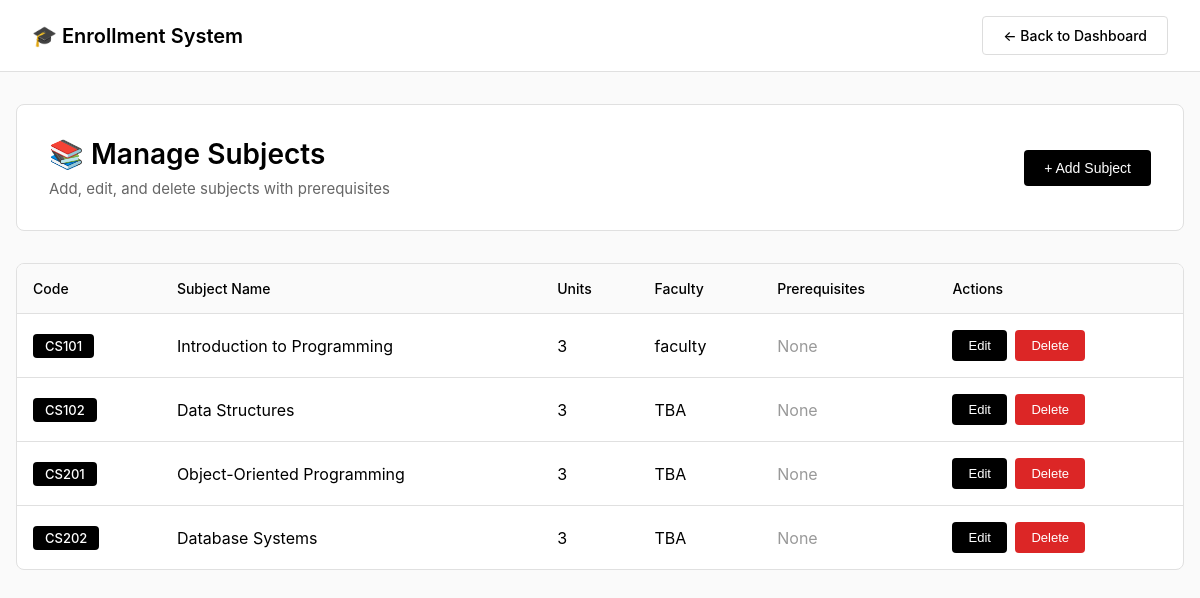
Screenshot of /admin/subjects.php (signed in) with the database file from the repository.
### tables this page shows
CREATE TABLE `subjects` (
  `id` int(11) NOT NULL,
  `subject_code` varchar(20) NOT NULL,
  `subject_name` varchar(100) NOT NULL,
  `description` text DEFAULT NULL,
  `units` int(11) NOT NULL DEFAULT 3,
  `faculty_id` int(11) DEFAULT NULL,
  `created_at` timestamp NOT NULL DEFAULT current_timestamp()
);

CREATE TABLE `users` (
  `id` int(11) NOT NULL,
  `username` varchar(50) NOT NULL,
  `password` varchar(255) NOT NULL,
  `full_name` varchar(100) NOT NULL,
  `email` varchar(100) NOT NULL,
  `user_type` enum('Student','Faculty','Administrator') NOT NULL,
  `profile_picture` varchar(255) DEFAULT NULL,
  `signature` varchar(255) DEFAULT NULL,
  `created_at` timestamp NOT NULL DEFAULT current_timestamp()
);

### admin/subjects.php (the view, shortened to what this page needs)
<?php
require_once '../config.php';
$query = $db->query("
    SELECT
        s.*,
        u.full_name as faculty_name,
        GROUP_CONCAT(ps.subject_name SEPARATOR ', ') as prerequisites
    FROM subjects s
    LEFT JOIN users u ON s.faculty_id = u.id
    LEFT JOIN prerequisites p ON s.id = p.subject_id
    LEFT JOIN subjects ps ON p.prerequisite_id = ps.id
    GROUP BY s.id
    ORDER BY s.subject_code
");
$subjects = $query->fetchAll();
?>
<!DOCTYPE html>
<html lang="en">
<head>
    <link rel="stylesheet" href="../css/main.css">
    <link rel="stylesheet" href="../css/admin.css">
</head>
<body>
    <nav class="navbar">
        <a href="../index.php" class="navbar-brand">🎓 Enrollment System</a>
        <a href="../index.php" class="btn btn-secondary">← Back to Dashboard</a>
    </nav>
    <div class="container">
        <div class="page-header">
            <div>
                <h1>📚 Manage Subjects</h1>
                <p>Add, edit, and delete subjects with prerequisites</p>
            </div>
            <button class="btn btn-primary" onclick="openModal()">+ Add Subject</button>
        </div>
        <div class="table-container">
            <table>
                <thead>
                    <tr>
                        <th>Code</th>
                        <th>Subject Name</th>
                        <th>Units</th>
                        <th>Faculty</th>
                        <th>Prerequisites</th>
                        <th>Actions</th>
                    </tr>
                </thead>
                <tbody>
                    <?php foreach ($subjects as $subject): ?>
                        <tr>
                            <td><span class="subject-code-badge"><?php echo htmlspecialchars($subject['subject_code']); ?></span></td>
                            <td><?php echo htmlspecialchars($subject['subject_name']); ?></td>
                            <td><?php echo $subject['units']; ?></td>
                            <td><?php echo htmlspecialchars($subject['faculty_name'] ?? 'TBA'); ?></td>
                            <td>
                                <?php if ($subject['prerequisites']): ?>
                                    <?php foreach (explode(', ', $subject['prerequisites']) as $prereq): ?>
                                        <span class="prereq-tag"><?php echo htmlspecialchars($prereq); ?></span>
                                    <?php endforeach; ?>
                                <?php else: ?>
                                    <span style="color: #999;">None</span>
                                <?php endif; ?>
                            </td>
                            <td>
                                <button class="btn btn-primary btn-sm" onclick='editSubject(<?php echo json_encode($subject); ?>)'>Edit</button>
                                <form method="POST" style="display: inline;" onsubmit="return confirm('Delete this subject?');">
                                    <button type="submit" class="btn btn-danger btn-sm">Delete</button>
                                </form>
                            </td>
                        </tr>
                    <?php endforeach; ?>
                </tbody>
            </table>
        </div>
    </div>
</body>
</html>

### css/main.css (style rules this page uses)
* { margin: 0; padding: 0; box-sizing: border-box; }
body { font-family: -apple-system, BlinkMacSystemFont, 'Segoe UI', sans-serif; background: #fafafa; min-height: 100vh; color: #000; }
.navbar { background: white; padding: 1rem 2rem; border-bottom: 1px solid #e0e0e0; display: flex; justify-content: space-between; align-items: center; }
.navbar-brand { font-size: 1.25rem; font-weight: 600; color: #000; text-decoration: none; }
.container { max-width: 1200px; margin: 0 auto; padding: 2rem 1rem; }
.btn { display: inline-block; padding: 0.625rem 1.25rem; background: #000; color: white; text-decoration: none; border-radius: 4px; border: none; cursor: pointer; font-size: 0.875rem; transition: opacity 0.2s; font-weight: 500; }
.btn-secondary { background: white; color: #000; border: 1px solid #ddd; }
.btn-primary { background: #000; color: white; }
.btn-danger { background: #dc2626; }
.btn-sm { padding: 0.5rem 1rem; font-size: 0.813rem; }
.page-header { background: white; border: 1px solid #e0e0e0; border-radius: 8px; padding: 2rem; margin-bottom: 2rem; }
.page-header h1 { color: #000; margin-bottom: 0.5rem; font-size: 1.75rem; font-weight: 600; }
.page-header p { color: #666; font-size: 0.938rem; }

### css/admin.css (style rules this page uses)
body { font-family: -apple-system, BlinkMacSystemFont, 'Segoe UI', sans-serif; background: #fafafa; min-height: 100vh; }
.page-header { background: white; border: 1px solid #e0e0e0; border-radius: 8px; padding: 2rem; margin-bottom: 2rem; display: flex; justify-content: space-between; align-items: center; flex-wrap: wrap; gap: 1rem; }
.table-container { background: white; border: 1px solid #e0e0e0; border-radius: 8px; padding: 0; overflow-x: auto; }
table { width: 100%; border-collapse: collapse; min-width: 800px; }
th, td { padding: 1rem; text-align: left; border-bottom: 1px solid #e0e0e0; }
th { background: #fafafa; font-weight: 500; color: #000; font-size: 0.875rem; }
tr:last-child td { border-bottom: none; }
.subject-code-badge { display: inline-block; background: #000; color: white; padding: 0.25rem 0.75rem; border-radius: 4px; font-size: 0.813rem; font-weight: 500; }
td form { display: inline; margin: 0 0.25rem; }

### rows the page displays
subjects: subject_code "CS101", subject_name "Introduction to Programming", units "3", faculty.full_name "faculty"
subjects: subject_code "CS102", subject_name "Data Structures", units "3", faculty_name "TBA"
subjects: subject_code "CS201", subject_name "Object-Oriented Programming", units "3", faculty_name "TBA"
subjects: subject_code "CS202", subject_name "Database Systems", units "3", faculty_name "TBA"
